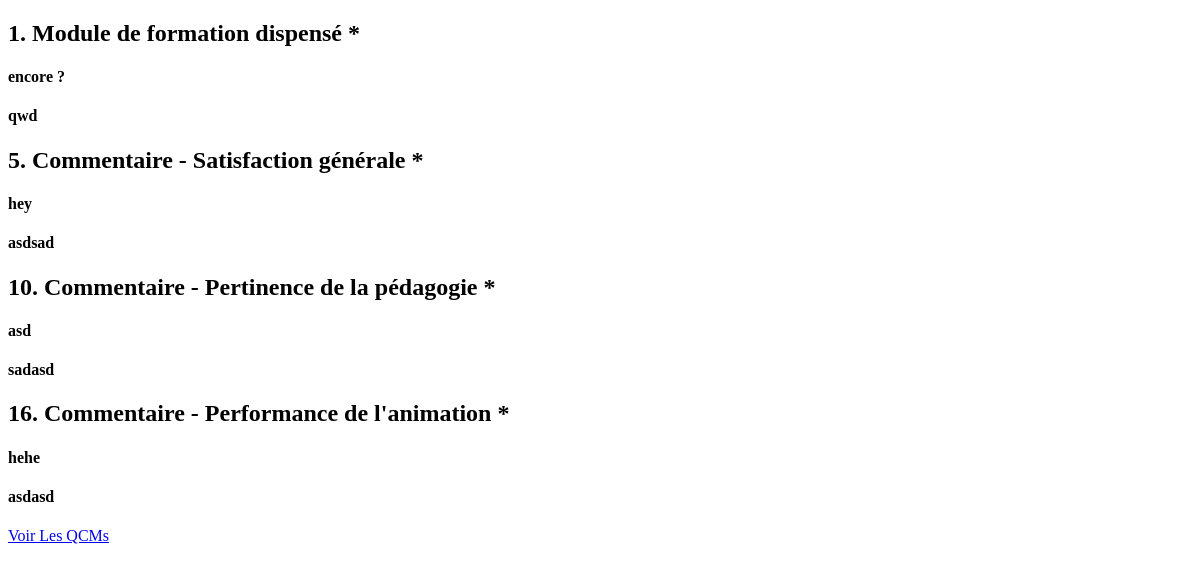
Page /dashboard/2/3/comment on the earlier database version.
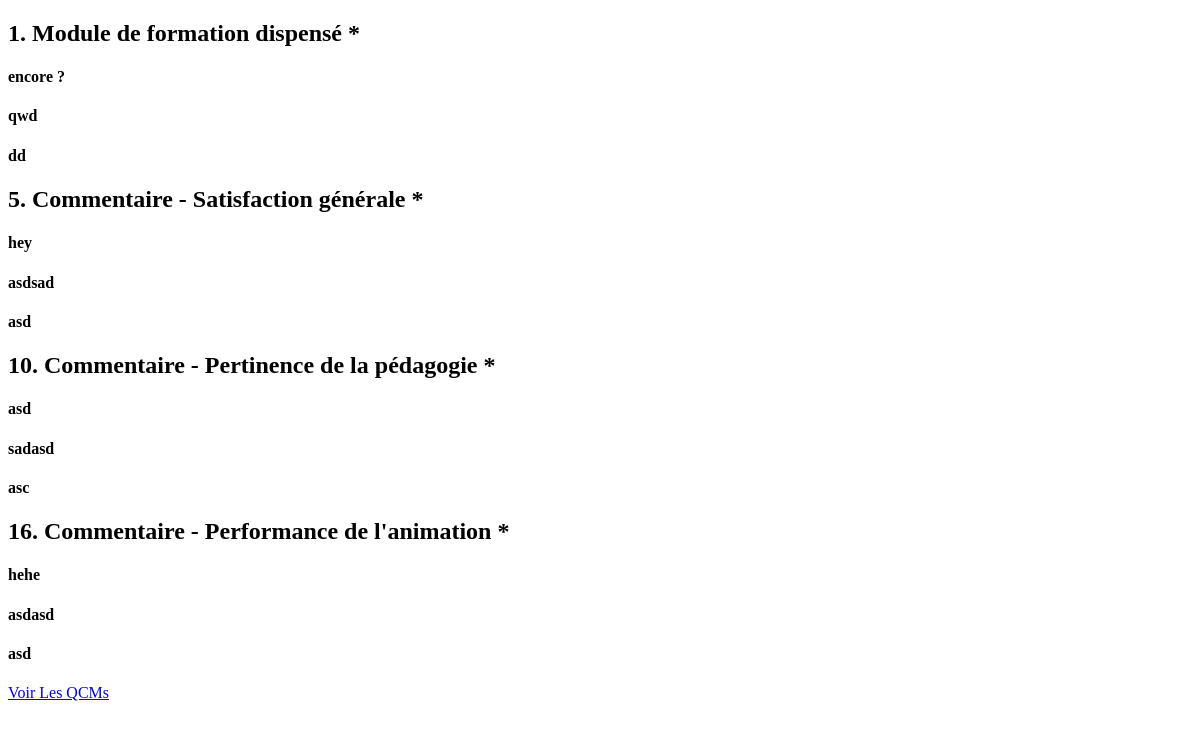
Same page on the later database version.
### epsi/models.py (models this page shows, shortened)
class Answer(models.Model):
    idx = models.AutoField(primary_key=True)
    response = models.CharField(max_length=120)
    question_idx = models.ForeignKey("Question", on_delete=models.CASCADE,default='0')
    etudiant_idx = models.ForeignKey("Etudiant", on_delete=models.CASCADE,default='0')
    professeur_idx = models.ForeignKey("Professeur", on_delete=models.CASCADE,default='0')
    class Meta:
        verbose_name_plural = "Answer"

class Professeur(models.Model):
    coursChoices = (
        ('B1','B1'),
        ('B2', 'B2'),
        ('B3', 'B3'),
        ('I1', 'I1'),
        ('I2', 'I2'),
    )
    idx = models.AutoField(primary_key=True,default='0')
    professeur = models.CharField(max_length=30)
    grade = models.CharField(max_length=10, choices=coursChoices)
    grade_code = models.IntegerField(null=True)
    cours_donne = models.CharField(max_length=30)
    class Meta:
        verbose_name_plural = "Professeur"

### dashboard/views.py (the view)
# urls.py: path('<int:grade_code>/<int:idx>/comment', views.result_comment, name='result2_comment'),
def result_comment(request, grade_code, idx):
    question = Question.objects.all()
    professeur = Professeur.objects.all().filter(idx=idx)
    ''' Answer de Contents '''
    answer1 = Answer.objects.all().filter(professeur_idx_id=idx).filter(question_idx_id=1)
    answer5 = Answer.objects.all().filter(professeur_idx_id=idx).filter(question_idx_id=5)
    answer10 = Answer.objects.all().filter(professeur_idx_id=idx).filter(question_idx_id=10)
    answer16 = Answer.objects.all().filter(professeur_idx_id=idx).filter(question_idx_id=16)
    context = {'question': question,
               'professeur': professeur,
               'answer1': answer1,
               'answer5': answer5,
               'answer10': answer10,
               'answer16': answer16,}
    return render(request, "dashboard/dashboard_result_comment.html", context)

### epsi/models.py (called while the page is built)
    def __str__(self):
        return self.question

### dashboard/templates/dashboard/dashboard_result_comment.html (shortened to what this page needs)
<!DOCTYPE html>
<html lang="en">
<head>
</head>
<body>
        <div>
        <h2>
        {{question.0}}
        </h2>
            {% for results in answer1 %}
            <h4>{{ results.response }}</h4>
            {%endfor%}
        <h2>
        {{question.4}}
        </h2>
            {% for results in answer5 %}
            <h4>{{ results.response }}</h4>
            {%endfor%}
        <h2>
        {{question.9}}
        </h2>
            {% for results in answer10 %}
            <h4>{{ results.response }}</h4>
            {%endfor%}
        <h2>
        {{question.15}}
        </h2>
            {% for results in answer16 %}
            <h4>{{ results.response }}</h4>
            {%endfor%}
        </div>
    {% for results in professeur%}
<a href="/dashboard/{{results.grade_code}}/{{results.idx}}/"> Voir Les QCMs</a>
    {% endfor %}
</body>
</html>

Differences in the rows shown:
added Answer: response "dd", shown under "1. Module de formation dispensé *"
added Answer: response "asd", shown under "5. Commentaire - Satisfaction générale *"
added Answer: response "asc", shown under "10. Commentaire - Pertinence de la pédagogie *"
added Answer: response "asd", shown under "16. Commentaire - Performance de l'animation *"
